Frame 1 (no input): blank canvas, image omitted
Frame 60 (the mouse pressed at the canvas centre just before this capture): blank canvas, image omitted
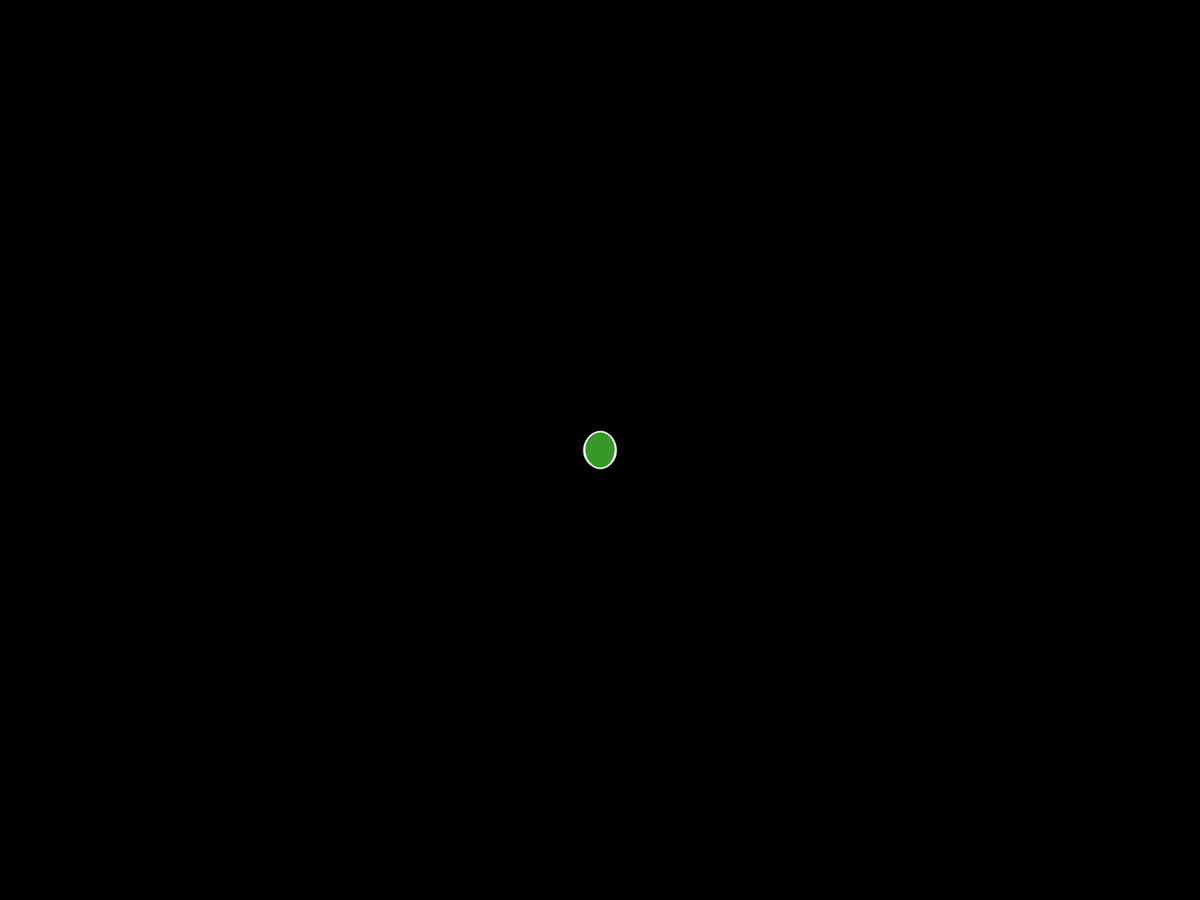
Frame 120 (the mouse held since frame 60 and released just before this capture)

The Processing sketch whose frames 1 and 60 were blank and that drew this single picture after the mouse press (run headless with seeded random() and noise(); from frame 60 on, the mouse is pressed at the canvas centre):

// Processing sketch: Hadik
// ── Hadik.pde
Had hadik;

void setup()
{ 
  fullScreen();
  hadik = new Had();
}

void draw()
{
  background(0);
  hadik.display();
}

// ── Had.pde
class Had
{
  int size= 20;
  int pocet = 10;             // this sets the number of circles
  int[] x = new int[pocet];
  int[] y = new int[pocet];
  int position=0;
  
  void display ()
  {

   x[position] = mouseX;
   y[position] = mouseY;
  
  position += 1;
  
  if (position == pocet) // if it gets the maximum number of circles it resets the position
  {
    position = 0;
  }
  
    for (int i = 0; i < pocet; i++) // if the number of circles is less than the maximum of them, it creates new circle with new position
    {
    int pos = (position + i) % pocet;
    stroke(255);
    strokeWeight(2);
    fill(random(255),random(255),random(255));
    ellipse(x[pos], y[pos],size+random(30), size+random(30));
    }
  }
}
